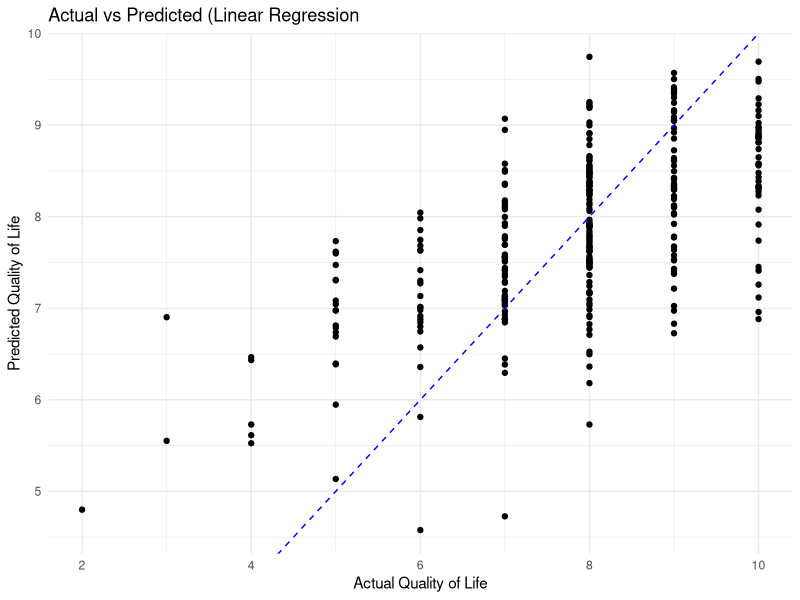
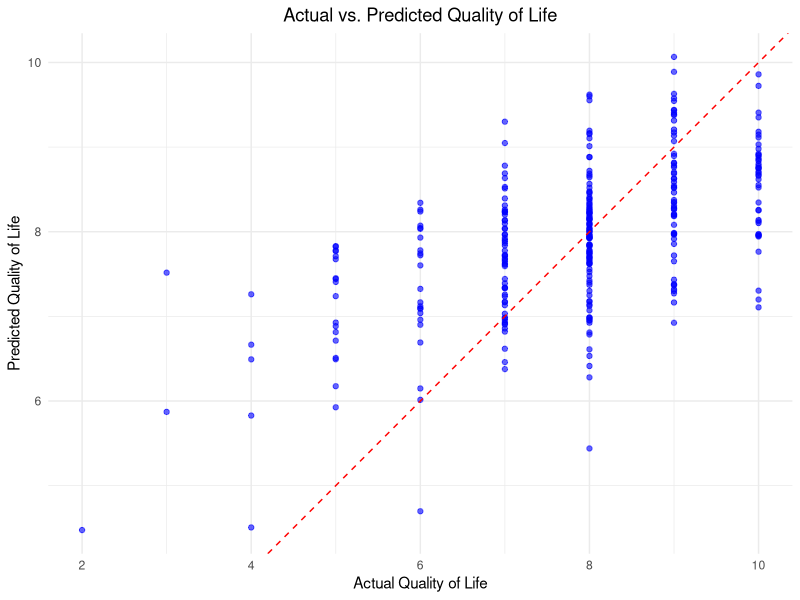
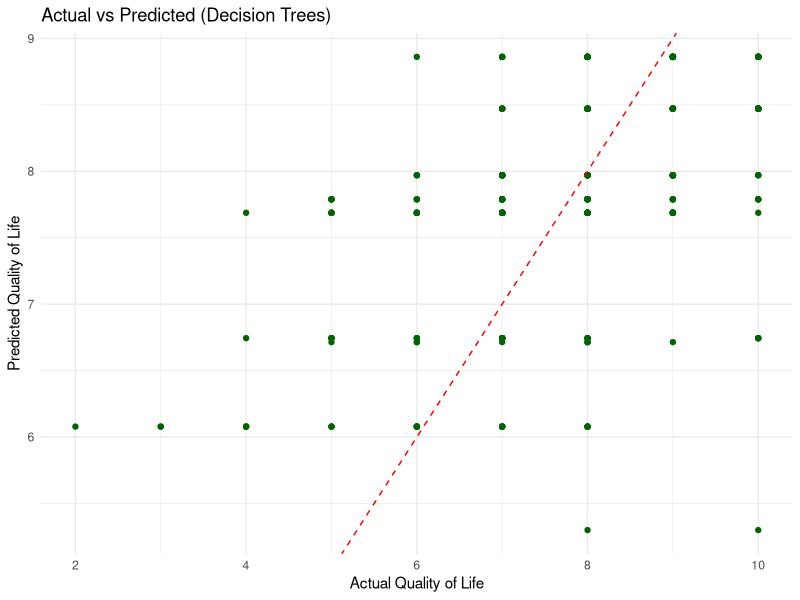
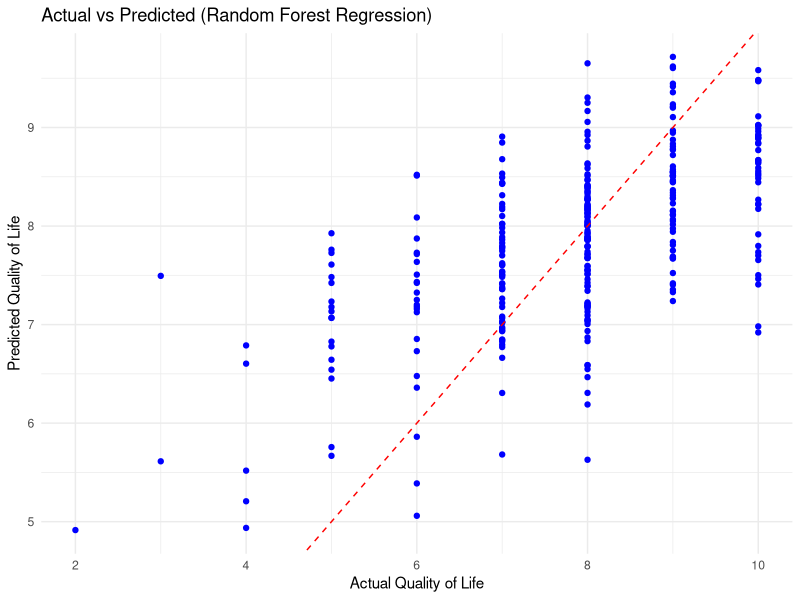
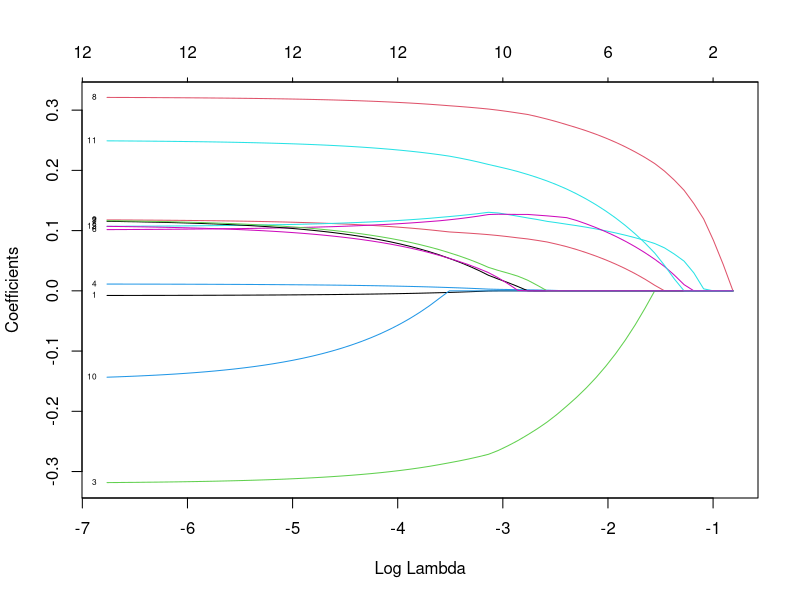
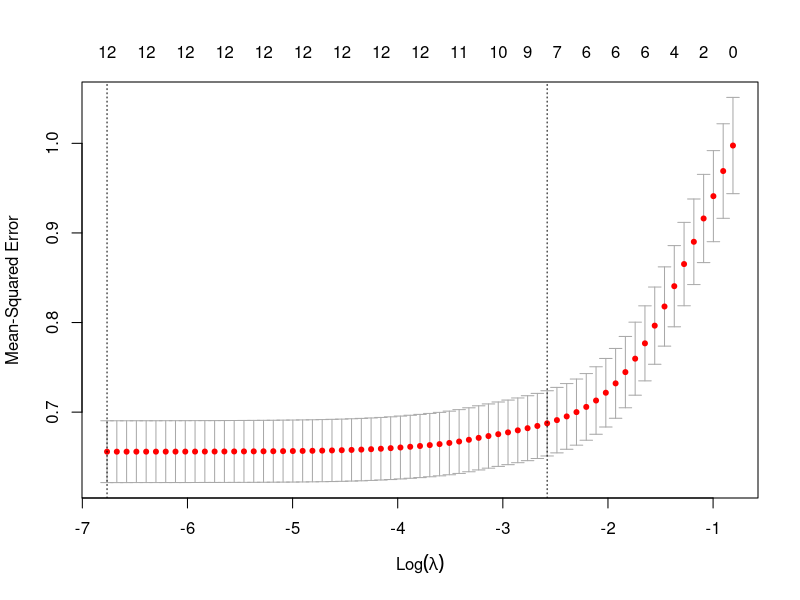
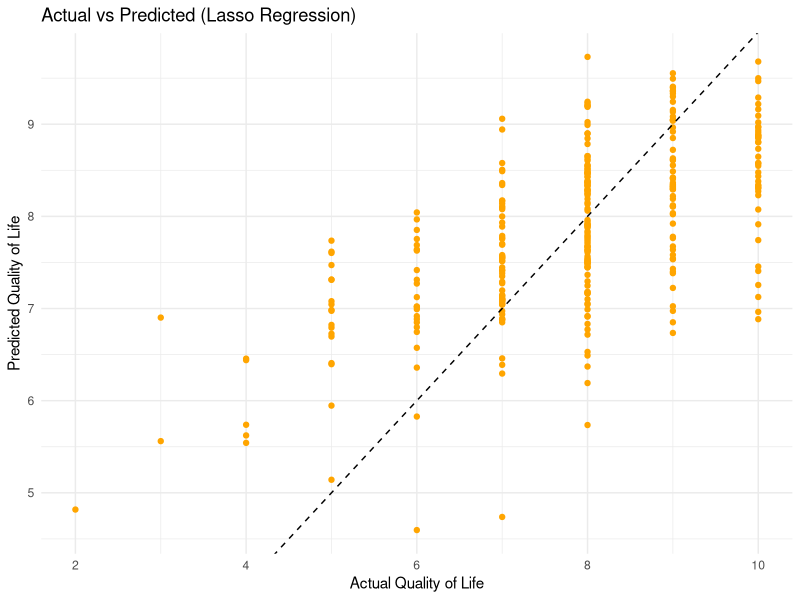
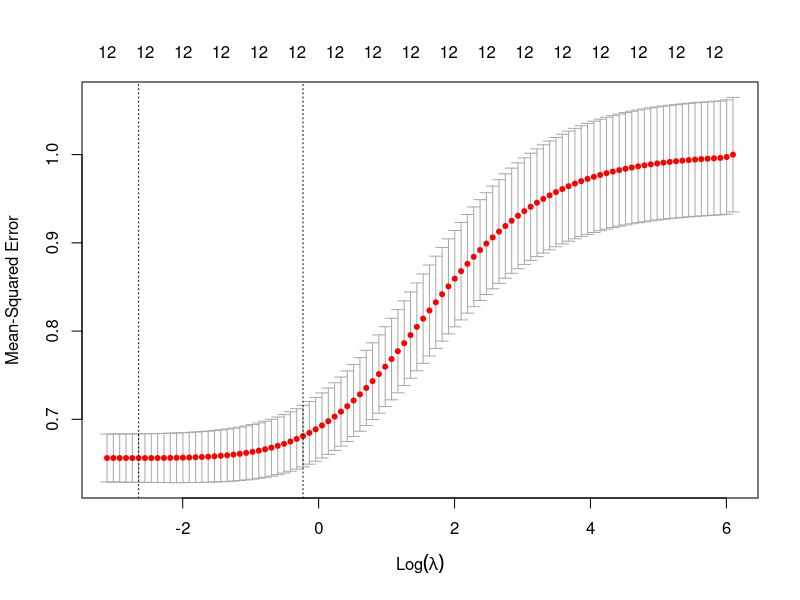

R code for these plots, in order:
## ---- chunk 1
#Importing Libraries

library(dplyr)
library(ggplot2)
library(tidyr)

## ---- chunk 2
#Importing the Dataset
raw_data <- read.csv('Raw Data.csv')

## ---- chunk 3
#missing values
#Replacing blanks to NA'S

raw_data[raw_data == ""] <- NA

sum(is.na(raw_data))

cleaned_data <- na.omit(raw_data)

sum(is.na(cleaned_data))
## ---- chunk 4

#Replacing Column Names for better readability

colnames(cleaned_data)[colnames(cleaned_data) == 'Citizenship.Class'] <- 'Citizenship'
colnames(cleaned_data)[colnames(cleaned_data) == 'Status.of.Ownership'] <- 'Residence.Ownership'
colnames(cleaned_data)[colnames(cleaned_data) == 'Personal.Car'] <- 'Car'
colnames(cleaned_data)[colnames(cleaned_data) == 'Parent'] <- 'Living.with.Parents'
## ---- chunk 5
#Encoding the binary variables

cleaned_data$Spouse <- ifelse(cleaned_data$Spouse == "Living with spouse", 1, 0)
cleaned_data$Children <- ifelse(cleaned_data$Children == "Living with children", 1, 0)
cleaned_data$Living.with.Parents <- ifelse(cleaned_data$Living.with.Parents == "Living with parents", 1, 0)
cleaned_data$Full.Time.Employment <- ifelse(cleaned_data$Full.Time.Employment == "Employed full time", 1, 0)
cleaned_data$Part.Time.Employment <- ifelse(cleaned_data$Part.Time.Employment == "Employed part time", 1, 0)
cleaned_data$Student <- ifelse(cleaned_data$Student == "Student", 1, 0)
cleaned_data$Retired <- ifelse(cleaned_data$Retired == "Retired", 1, 0)
cleaned_data$Health.Insurance <- ifelse(cleaned_data$Health.Insurance == "Yes", 1, 0)
cleaned_data$US.Born <- ifelse(cleaned_data$US.Born == "Yes", 1, 0)
cleaned_data$Citizenship <- ifelse(cleaned_data$Citizenship == "Yes", 1, 0)
cleaned_data$Residence.Ownership <- ifelse(cleaned_data$Residence.Ownership == "Own", 1, 0)
cleaned_data$Car <- ifelse(cleaned_data$Car == "Yes", 1, 0)
## ---- chunk 6
# Gender column Encoding
cleaned_data$Gender <- factor(cleaned_data$Gender, levels = c("Female", "Male"))
gender_encoded <- model.matrix(~ Gender - 1, data = cleaned_data)
cleaned_data <- cbind(cleaned_data, gender_encoded)

# Ethnicity column Encoding 
cleaned_data$Ethnicity <- factor(cleaned_data$Ethnicity, levels = c("Asian Indian", "Chinese", "Filipino", "Korean", "Vietnamese", "Other"))
ethnicity_encoded <- model.matrix(~ Ethnicity - 1, data = cleaned_data)
cleaned_data <- cbind(cleaned_data, ethnicity_encoded)

# Marital Status column Encoding
cleaned_data$Marital.Status <- factor(cleaned_data$Marital.Status, levels = c("Single", "Living with a partner", "Married", "Other"))
marital_status_encoded <- model.matrix(~ Marital.Status - 1, data = cleaned_data)
cleaned_data <- cbind(cleaned_data, marital_status_encoded)

# Religion column Encoding 
cleaned_data$Religion <- factor(cleaned_data$Religion, levels = c("Buddhist", "Catholic", "Hindu", "Muslim", "Protestant", "Other", "None"))
religion_encoded <- model.matrix(~ Religion - 1, data = cleaned_data)
cleaned_data <- cbind(cleaned_data, religion_encoded)

# Employment Type column Encoding
cleaned_data$Employment.Type <- factor(cleaned_data$Employment.Type, levels = c("Full Time", "Part Time", "None"))
employment_type_encoded <- model.matrix(~ Employment.Type - 1, data = cleaned_data)
cleaned_data <- cbind(cleaned_data, employment_type_encoded)

## ---- chunk 7
#Encoding Income column

cleaned_data$Income <- with(cleaned_data, case_when(
  Income == "$0 - $9,999" ~ 10000,
  Income == "$10,000 - $19,999" ~ 20000,
  Income == "$20,000 - $29,999" ~ 30000,
  Income == "$30,000 - $39,999" ~ 40000,
  Income == "$40,000 - $49,999" ~ 50000,
  Income == "$50,000 - $59,999" ~ 60000,
  Income == "$60,000 - $69,999" ~ 70000,
  Income == "$70,000 and over" ~ 80000
))
## ---- chunk 8
#Encoding the Ordinal Variables

cleaned_data$English.Speaking <- as.numeric(factor(cleaned_data$English.Speaking,
                                           levels = c("Not at all", "Not well", "Well", "Very well"),
                                           ordered = TRUE))

cleaned_data$Familiarity.with.America <- as.numeric(factor(cleaned_data$Familiarity.with.America,
                                                   levels = c("Very low", "Low", "High", "Very high"),
                                                   ordered = TRUE))


cleaned_data$Familiarity.with.Ethnic.Origin <- as.numeric(factor(cleaned_data$Familiarity.with.Ethnic.Origin,
                                                         levels = c("Very low", "Low", "High", "Very high"),
                                                         ordered = TRUE))

cleaned_data$Present.Health <- as.numeric(factor(cleaned_data$Present.Health,
                                         levels = c("Poor", "Fair", "Good", "Very Good", "Excellent"),
                                         ordered = TRUE))

cleaned_data$Present.Mental.Health <- as.numeric(factor(cleaned_data$Present.Mental.Health,
                                                levels = c("Poor", "Fair", "Good", "Very Good", "Excellent"),
                                                ordered = TRUE))

cleaned_data$Satisfaction.with.Life <- as.numeric(factor(cleaned_data$Satisfaction.with.Life,
                                                 levels = c("Not at all", "Not very much", "Pretty much", "Very much"),
                                                 ordered = TRUE))

## ---- chunk 9
# Scaling the Income data and storing the scaling parameters
scaled_income <- scale(cleaned_data$Income, center = TRUE, scale = TRUE)
# Extracting  mean and standard deviation
original_mean_income <- attr(scaled_income, "scaled:center")
original_sd_income <- attr(scaled_income, "scaled:scale")

# Replacing the original Income column with the scaled values
cleaned_data$Income <- scaled_income[, 1]


# Scale the data and store the scaling parameters
scaled_quality_of_life <- scale(cleaned_data$Quality.of.Life, center = TRUE, scale = TRUE)
# Extracting the mean and standard deviation
original_mean_qol <- attr(scaled_quality_of_life, "scaled:center")
original_sd_qol <- attr(scaled_quality_of_life, "scaled:scale")

# Replacing the original Quality of Life column with the scaled values
cleaned_data$Quality.of.Life <- scaled_quality_of_life[, 1]

#Printing the values
print(paste("Mean for quality of life:", original_mean_qol))
print(paste("SD for quality of life:", original_sd_qol))
print(paste("Mean for income:", original_mean_income))
print(paste("SD for income:", original_sd_income))

## ---- chunk 10
#Creating a new data-frame, excluding unnecessary columns from the cleaned dataset
data <- cleaned_data[, -c(1, 3, 4, 6, 11, 12, 13, 14, 17)]

## ---- chunk 11
#Splitting the data set

library(caTools)
set.seed(123)
split <- sample.split(data$Quality.of.Life, SplitRatio = 0.80)
training_set <- subset(data, split == TRUE)
test_set <- subset(data, split == FALSE)
## ---- chunk 12
#Linear Regression model

lr <- lm(formula = Quality.of.Life ~ .,
                data = training_set)

summary(lr)

## ---- chunk 13
#Backward Elimination for Feature Selection

library(MASS)

#Fitting the initial model with all dependent variables

lr_initial <- lm(Quality.of.Life ~ ., data = training_set)


#Initiating Backward Elimination with a p-value of 0.05

eliminate <- function(model, p_value_threshold = 0.05) {
model_summary <- summary(model)
while(TRUE) {
    p_values <- coef(summary(model))[, "Pr(>|t|)"]
    max_p_value <- max(p_values[p_values < 1])
    if (max_p_value > p_value_threshold) {
      variable_to_remove <- names(p_values)[which.max(p_values)]
      formula_update <- as.formula(paste("Quality.of.Life ~ . -", variable_to_remove))
      model <- update(model, formula_update)
    } else {
      break
    }
  }
  return(model)
}

# Perform backward elimination

lr_final <- eliminate(lr_initial, p_value_threshold = 0.05)


# Summary of the final model after elimination

summary(lr_final)

## ---- chunk 14
#Fitting Linear Regression with the obtained Significant variables

lin_reg <- lm(formula = Quality.of.Life ~ Age + Income + Achieving.Ends.Meet + Duration.of.Residency +
                English.Speaking + Familiarity.with.America + Familiarity.with.Ethnic.Origin +
                Present.Mental.Health + Residence.Ownership + Car + Satisfaction.with.Life +
                GenderFemale,
              data = training_set)

summary(lin_reg)


#Predicting values on the test set

predictions_lin_reg <- predict(lin_reg, newdata = test_set)

# Evaluating the model

rmse_lin_reg <- sqrt(mean((test_set$Quality.of.Life - predictions_lin_reg)^2))

mae_lin_reg <- mean(abs(predictions_lin_reg  - test_set$Quality.of.Life))


#Printing RMSE and MAE values

print(paste("RMSE for Linear Regrerssion:", rmse_lin_reg))
print(paste("MAE for Linear Regression:", mae_lin_reg))
## ---- chunk 15
# Converting the predictions back to the original scale
predictions_lr_original_scale <- predictions_lin_reg * original_sd_qol + original_mean_qol

# Converting the actual scaled test set values back to the original scale
actual_lr_original_scale <- test_set$Quality.of.Life * original_sd_qol + original_mean_qol

#Visualizing the model

ggplot(data.frame(Actual = actual_lr_original_scale, Predicted = predictions_lr_original_scale), aes(x = Actual, y = Predicted)) +
  geom_point(colour = 'black') +
  geom_abline(intercept = 0, slope = 1, linetype = "dashed", color = "blue") +
  ggtitle('Actual vs Predicted (Linear Regression') +
  xlab('Actual Quality of Life') +
  ylab('Predicted Quality of Life') +
  theme_minimal()

## ---- chunk 16
#Support Vector Regression

library(e1071)

svr_model <- svm(Quality.of.Life ~  Age + Income + Achieving.Ends.Meet + 
                   Duration.of.Residency + English.Speaking + Familiarity.with.America +
                   Familiarity.with.Ethnic.Origin + Present.Mental.Health + 
                   Residence.Ownership + Car + Satisfaction.with.Life + GenderFemale,
                 data = training_set, 
                 type = "eps-regression",
                 kernel = "radial")

# Predicting on the test set

predictions_svr <- predict(svr_model, newdata = test_set)


# Calculating RMSE and MAE
rmse_svr <- sqrt(mean((test_set$Quality.of.Life - predictions_svr)^2))

mae_svr <- mean(abs(predictions_svr - test_set$Quality.of.Life))


#Printing RMSE and MAE values

print(paste("RMSE for SVR:", rmse_svr))
print(paste("MAE for SVR:", mae_svr))

## ---- chunk 17
# Converting the predictions back to the original scale
predictions_svr_original_scale <- predictions_svr * original_sd_qol + original_mean_qol

# Converting the actual scaled test set values back to the original scale
actual_svr_original_scale <- test_set$Quality.of.Life * original_sd_qol + original_mean_qol

#Visualizing
plot_data <- data.frame(Actual = actual_svr_original_scale, Predicted = predictions_svr_original_scale)


# Plotting
ggplot(plot_data, aes(x = Actual, y = Predicted)) +
  geom_point(alpha = 0.6, color = 'blue') +  
  geom_abline(intercept = 0, slope = 1, linetype = "dashed", color = "red") +  
  labs(title = "Actual vs. Predicted Quality of Life", x = "Actual Quality of Life", y = "Predicted Quality of Life") +
  theme_minimal() +  
  theme(plot.title = element_text(hjust = 0.5))  

## ---- chunk 18
#Decision Trees

library(rpart)

dt_model <- rpart(Quality.of.Life ~ Age + Income + Achieving.Ends.Meet + 
                    Duration.of.Residency + English.Speaking + Familiarity.with.America +
                    Familiarity.with.Ethnic.Origin + Present.Mental.Health + 
                    Residence.Ownership + Car + Satisfaction.with.Life + GenderFemale,
                  data = training_set,
                  method = "anova")

# Summary of the decision tree model

summary(dt_model)

#Predicting values on the test set

predictions_dt = predict(dt_model, newdata = test_set)

#Calculating RMSE and MAE

mae_dt<- mean(abs(test_set$Quality.of.Life - predictions_dt))

rmse_dt <- sqrt(mean((test_set$Quality.of.Life - predictions_dt)^2))

#Printing RMSE and MAE values

print(paste("RMSE for DT:", rmse_dt))
print(paste("MAE for DT:", mae_dt))

## ---- chunk 19
# Converting the predictions back to the original scale
predictions_dt_original_scale <- predictions_dt * original_sd_qol + original_mean_qol

# Converting the actual scaled test set values back to the original scale
actual_dt_original_scale <- test_set$Quality.of.Life * original_sd_qol + original_mean_qol

#Visualizing the model

ggplot(data.frame(Actual = actual_dt_original_scale, Predicted = predictions_dt_original_scale), aes(x = Actual, y = Predicted)) +
  geom_point(colour = 'darkgreen') +
  geom_abline(intercept = 0, slope = 1, linetype = "dashed", color = "red") +
  ggtitle('Actual vs Predicted (Decision Trees)') +
  xlab('Actual Quality of Life') +
  ylab('Predicted Quality of Life') +
  theme_minimal()
## ---- chunk 20
#Random Forest

library(randomForest)

rf_model <- randomForest(Quality.of.Life ~ Age + Income + Achieving.Ends.Meet +
                                      Duration.of.Residency + English.Speaking + Familiarity.with.America +
                                      Familiarity.with.Ethnic.Origin + Present.Mental.Health + 
                                      Residence.Ownership + Car + Satisfaction.with.Life + GenderFemale, 
                                    data = training_set, 
                        ntree=1000, mtry=4, importance=TRUE)


print(rf_model)

# Predicting values on the test set
predictions_rf <- predict(rf_model, newdata = test_set)


# Calculating RMSE and MAE
rmse_rf <- sqrt(mean((test_set$Quality.of.Life - predictions_rf)^2))

mae_rf <- mean(abs(predictions_rf - test_set$Quality.of.Life))


#Printing RMSE and MAE values

print(paste("RMSE for RF:", rmse_rf))
print(paste("MAE for RF:", mae_rf))
## ---- chunk 21
#Saving the Random Forest model to use in Rshiny

saveRDS(rf_model, "rf_model.rds")
## ---- chunk 22
# Converting the predictions back to the original scale
predictions_rf_original_scale <- predictions_rf * original_sd_qol + original_mean_qol

# Converting the actual scaled test set values back to the original scale
actual_rf_original_scale <- test_set$Quality.of.Life * original_sd_qol + original_mean_qol

#Visualization

ggplot(data.frame(Actual = actual_rf_original_scale, Predicted = predictions_rf_original_scale), aes(x = Actual, y = Predicted)) +
  geom_point(colour = 'blue') +
  geom_abline(intercept = 0, slope = 1, linetype = "dashed", color = 'red') +
  ggtitle('Actual vs Predicted (Random Forest Regression)') +
  xlab('Actual Quality of Life') +
  ylab('Predicted Quality of Life') +
  theme_minimal()

## ---- chunk 23
#Lasso Regression

library(glmnet)

x_train <- as.matrix(training_set[, c("Age", "Income", "Achieving.Ends.Meet", "Duration.of.Residency", 
                                      "English.Speaking", "Familiarity.with.America", "Familiarity.with.Ethnic.Origin", 
                                      "Present.Mental.Health", "Residence.Ownership", "Car", "Satisfaction.with.Life", 
                                      "GenderFemale")])
y_train <- training_set$Quality.of.Life

x_test <- as.matrix(test_set[, c("Age", "Income", "Achieving.Ends.Meet", "Duration.of.Residency", 
                                 "English.Speaking", "Familiarity.with.America", "Familiarity.with.Ethnic.Origin", 
                                 "Present.Mental.Health", "Residence.Ownership", "Car", "Satisfaction.with.Life", 
                                 "GenderFemale")])
y_test <- test_set$Quality.of.Life


# Fitting the Lasso model
lasso_model <- glmnet(x_train, y_train, alpha = 1)  

# Plotting the coefficient shrinkage
plot(lasso_model, xvar = "lambda", label = TRUE)


# Performing cross-validation
cv_lasso <- cv.glmnet(x_train, y_train, alpha = 1)
plot(cv_lasso)

# Best lambda
best_lambda <- cv_lasso$lambda.min
print(paste("Best lambda:", best_lambda))

# Making predictions
predictions_lasso <- predict(lasso_model, s = best_lambda, newx = x_test)

# Calculating RMSE and MAE
rmse_lasso <- sqrt(mean((y_test - predictions_lasso)^2))
mae_lasso <- mean(abs(y_test - predictions_lasso))

# Output
print(paste("RMSE for Lasso Regression:", rmse_lasso))
print(paste("MAE for Lasso Regression:", mae_lasso))

## ---- chunk 24
# Converting the predictions back to the original scale
predictions_lasso_original_scale <- predictions_lasso * original_sd_qol + original_mean_qol

# Converting the actual scaled test set values back to the original scale
actual_lasso_original_scale <- test_set$Quality.of.Life * original_sd_qol + original_mean_qol

#Visualization

ggplot(data.frame(Actual = actual_lasso_original_scale, Predicted = as.vector(predictions_lasso_original_scale) ), aes(x = Actual, y = Predicted)) +
  geom_point(colour = 'orange') +
  geom_abline(intercept = 0, slope = 1, linetype = "dashed", color = 'black') +
  ggtitle('Actual vs Predicted (Lasso Regression)') +
  xlab('Actual Quality of Life') +
  ylab('Predicted Quality of Life') +
  theme_minimal()

## ---- chunk 25
#Ridge Regression 
ridge_model <- glmnet(x_train, y_train, alpha = 0)  

# Performing cross-validation to choose the best lambda
cv_ridge <- cv.glmnet(x_train, y_train, alpha = 0)
plot(cv_ridge)

# Best lambda
best_lambda_ridge <- cv_ridge$lambda.min
print(paste("Best lambda for Ridge:", best_lambda_ridge))

# Predicting using the best lambda
predictions_ridge <- predict(ridge_model, s = best_lambda_ridge, newx = x_test)

# Calculating RMSE and MAE
rmse_ridge <- sqrt(mean((y_test - predictions_ridge)^2))
mae_ridge <- mean(abs(predictions_ridge - y_test))

#Printing RMSE and MAE values
print(paste("RMSE for Ridge Regression:", rmse_ridge))
print(paste("MAE for Ridge Regression:", mae_ridge))
## ---- chunk 26
# Converting the predictions back to the original scale
predictions_ridge_original_scale <- predictions_ridge * original_sd_qol + original_mean_qol

# Converting the actual scaled test set values back to the original scale
actual_ridge_original_scale <- test_set$Quality.of.Life * original_sd_qol + original_mean_qol

#Visualization

ggplot(data.frame(Actual = actual_lasso_original_scale, Predicted = as.vector(predictions_ridge_original_scale)), aes(x = Actual, y = Predicted)) +
  geom_point(colour = 'orange') +
  geom_abline(intercept = 0, slope = 1, linetype = "dashed", color = 'blue') +
  ggtitle('Actual vs Predicted (Ridge Regression)') +
  xlab('Actual Quality of Life') +
  ylab('Predicted Quality of Life') +
  theme_minimal()


## ---- chunk 27
# Loading libraries
library(knitr)
library(kableExtra)

# Creating a comparison data-frame with RMSE and MAE values for the regression models
comparison_df <- data.frame(
  Model = c("Random Forest", "Ridge Regression", "Lasso Regression", "Linear Regression", "SVR", "Decision Tree"),
  RMSE = round(c(rmse_rf, rmse_ridge, rmse_lasso, rmse_lin_reg, rmse_svr, rmse_dt), 3),
  MAE = round(c(mae_rf, mae_ridge, mae_lasso, mae_lin_reg, mae_svr, mae_dt), 3)
)

rf_row <- which(comparison_df$Model == "Random Forest")

#Printing the comparison table
kable(comparison_df, caption = "Comparison of Regression Models based on RMSE and MAE", format = "html") %>%
  kable_styling(bootstrap_options = c("striped", "hover", "condensed"), full_width = F) %>%
  row_spec(rf_row, bold = TRUE, background = "#DFF2BF") %>%
  column_spec(1, bold = TRUE) %>%
  scroll_box(width = "100%", height = "500px")
